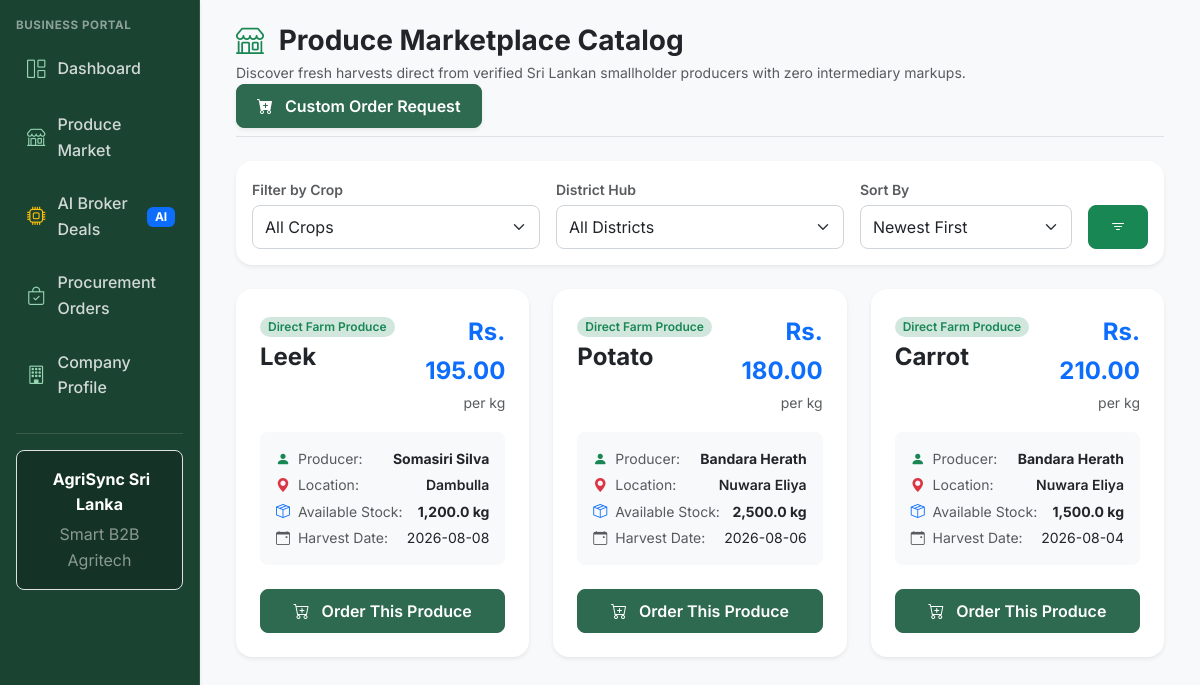
The page /business/browse.php (signed in) on the database its author committed.
### tables this page shows
CREATE TABLE IF NOT EXISTS `harvest_listings` (
  `id` int(11) NOT NULL AUTO_INCREMENT,
  `farmer_id` int(11) NOT NULL,
  `crop_type` varchar(50) NOT NULL,
  `quantity_kg` decimal(10,2) NOT NULL,
  `price_per_kg` decimal(10,2) NOT NULL,
  `harvest_date` date NOT NULL,
  `status` enum('available','matched','sold') NOT NULL DEFAULT 'available',
  `created_at` timestamp NOT NULL DEFAULT CURRENT_TIMESTAMP,
  `updated_at` timestamp NOT NULL DEFAULT CURRENT_TIMESTAMP ON UPDATE CURRENT_TIMESTAMP,
  PRIMARY KEY (`id`),
  KEY `farmer_id_index` (`farmer_id`),
  KEY `crop_type_index` (`crop_type`),
  KEY `status_index` (`status`),
  CONSTRAINT `fk_harvest_farmer` FOREIGN KEY (`farmer_id`) REFERENCES `users` (`id`) ON DELETE CASCADE
);

CREATE TABLE IF NOT EXISTS `users` (
  `id` int(11) NOT NULL AUTO_INCREMENT,
  `name` varchar(100) NOT NULL,
  `email` varchar(150) NOT NULL,
  `password_hash` varchar(255) NOT NULL,
  `role` enum('farmer','business','admin') NOT NULL,
  `phone` varchar(20) DEFAULT NULL,
  `district` varchar(50) DEFAULT NULL,
  `is_active` tinyint(1) NOT NULL DEFAULT 1,
  `created_at` timestamp NOT NULL DEFAULT CURRENT_TIMESTAMP,
  `updated_at` timestamp NOT NULL DEFAULT CURRENT_TIMESTAMP ON UPDATE CURRENT_TIMESTAMP,
  PRIMARY KEY (`id`),
  UNIQUE KEY `email_unique` (`email`),
  KEY `role_index` (`role`),
  KEY `district_index` (`district`)
);

### includes/functions.php (called while the page is built, shortened)
<?php
function sanitize(mixed $input): mixed {
    return htmlspecialchars(trim((string)$input), ENT_QUOTES, 'UTF-8');
}

### business/browse.php (the view, shortened to what this page needs)
<?php
require_once __DIR__ . '/../includes/functions.php';
$sort_by = sanitize($_GET['sort'] ?? 'newest');
$listings = [];
try {
    $db = getDbConnection();
    $sql = "
        SELECT
            h.id, h.crop_type, h.quantity_kg, h.price_per_kg, h.harvest_date, h.status, h.created_at,
            u.id as farmer_id, u.name as farmer_name, u.district as farmer_district, u.phone as farmer_phone
        FROM harvest_listings h
        JOIN users u ON h.farmer_id = u.id
        WHERE h.status = 'available'
    ";
    $params = [];
    if ($sort_by === 'price_asc') {
        $sql .= " ORDER BY h.price_per_kg ASC";
    } elseif ($sort_by === 'price_desc') {
        $sql .= " ORDER BY h.price_per_kg DESC";
    } elseif ($sort_by === 'quantity_desc') {
        $sql .= " ORDER BY h.quantity_kg DESC";
    } else {
        $sql .= " ORDER BY h.id DESC";
    }
    $stmt = $db->prepare($sql);
    $stmt->execute($params);
    $listings = $stmt->fetchAll(PDO::FETCH_ASSOC);
} catch (Throwable $e) {
    error_log("Browse Catalog Error: " . $e->getMessage());
    $error_message = "Unable to load produce listings.";
}
require_once __DIR__ . '/../includes/header.php';
?>
<div class="d-flex" style="min-height: 100vh;">
    <?php require_once __DIR__ . '/../includes/sidebar.php'; ?>
    <div class="flex-grow-1 bg-light p-4 overflow-auto">
        <div class="container-fluid max-w-7xl">
            <div class="d-flex flex-wrap align-items-center justify-content-between mb-4 pb-2 border-bottom">
                <div>
                    <h1 class="h3 fw-bold text-dark mb-1">
                        <i class="bi bi-shop text-success me-2"></i> Produce Marketplace Catalog
                    </h1>
                    <p class="text-muted small mb-0">
                        Discover fresh harvests direct from verified Sri Lankan smallholder producers with zero intermediary markups.
                    </p>
                </div>
                <div class="d-flex gap-2 mt-3 mt-md-0">
                    <a href="place_order.php" class="btn btn-primary rounded-3 d-flex align-items-center shadow-sm">
                        <i class="bi bi-cart-plus-fill me-1"></i> Custom Order Request
                    </a>
                </div>
            </div>
            <div class="card border-0 shadow-sm rounded-4 p-3 mb-4 bg-white">
                <form method="GET" action="browse.php" class="row g-3 align-items-end">
                    <div class="col-12 col-sm-6 col-md-4">
                        <label class="form-label small text-muted mb-1 fw-semibold">Filter by Crop</label>
                        <select name="crop" class="form-select rounded-3">
                            <option value="">All Crops</option>
                        </select>
                    </div>
                    <div class="col-12 col-sm-6 col-md-4">
                        <label class="form-label small text-muted mb-1 fw-semibold">District Hub</label>
                        <select name="district" class="form-select rounded-3">
                            <option value="">All Districts</option>
                        </select>
                    </div>
                    <div class="col-12 col-sm-6 col-md-3">
                        <label class="form-label small text-muted mb-1 fw-semibold">Sort By</label>
                        <select name="sort" class="form-select rounded-3">
                            <option value="newest" <?= $sort_by === 'newest' ? 'selected' : '' ?>>Newest First</option>
                        </select>
                    </div>
                    <div class="col-12 col-sm-6 col-md-1">
                        <button type="submit" class="btn btn-success w-100 rounded-3"><i class="bi bi-filter"></i></button>
                    </div>
                </form>
            </div>
            <div class="row g-4">
                <?php if (empty($listings)): ?>
                    <div class="col-12 text-center py-5">
                        <div class="card border-0 shadow-sm rounded-4 p-5 bg-white">
                            <i class="bi bi-inbox fs-1 text-muted d-block mb-3"></i>
                            <h5 class="fw-bold text-dark">No Available Produce Matches</h5>
                            <p class="text-muted small mb-3">There are no farm listings matching your selected crop or district filters right now.</p>
                            <div>
                                <a href="browse.php" class="btn btn-outline-success rounded-3 me-2">Clear Filters</a>
                                <a href="place_order.php" class="btn btn-primary rounded-3">Place Custom AI Order</a>
                            </div>
                        </div>
                    </div>
                <?php else: ?>
                    <?php foreach ($listings as $item): ?>
                        <div class="col-12 col-sm-6 col-lg-4">
                            <div class="card border-0 shadow-sm rounded-4 h-100 bg-white hover-shadow transition">
                                <div class="card-body p-4 d-flex flex-column">
                                    <div class="d-flex justify-content-between align-items-start mb-3">
                                        <div>
                                            <span class="badge bg-success-subtle text-success rounded-pill px-2 py-1 small fw-semibold">
                                                Direct Farm Produce
                                            </span>
                                            <h4 class="fw-bold text-dark mb-0 mt-1"><?= htmlspecialchars($item['crop_type'], ENT_QUOTES, 'UTF-8') ?></h4>
                                        </div>
                                        <div class="text-end">
                                            <div class="fs-4 fw-bold text-primary">Rs. <?= number_format($item['price_per_kg'], 2) ?></div>
                                            <small class="text-muted">per kg</small>
                                        </div>
                                    </div>
                                    <div class="bg-light p-3 rounded-3 mb-3 small">
                                        <div class="d-flex justify-content-between mb-1">
                                            <span class="text-muted"><i class="bi bi-person-fill text-success me-1"></i> Producer:</span>
                                            <strong class="text-dark"><?= htmlspecialchars($item['farmer_name'], ENT_QUOTES, 'UTF-8') ?></strong>
                                        </div>
                                        <div class="d-flex justify-content-between mb-1">
                                            <span class="text-muted"><i class="bi bi-geo-alt-fill text-danger me-1"></i> Location:</span>
                                            <span class="text-dark fw-semibold"><?= htmlspecialchars($item['farmer_district'], ENT_QUOTES, 'UTF-8') ?></span>
                                        </div>
                                        <div class="d-flex justify-content-between mb-1">
                                            <span class="text-muted"><i class="bi bi-box-seam text-primary me-1"></i> Available Stock:</span>
                                            <span class="text-dark fw-bold"><?= number_format($item['quantity_kg'], 1) ?> kg</span>
                                        </div>
                                        <div class="d-flex justify-content-between">
                                            <span class="text-muted"><i class="bi bi-calendar-event text-muted me-1"></i> Harvest Date:</span>
                                            <span class="text-dark"><?= htmlspecialchars($item['harvest_date'], ENT_QUOTES, 'UTF-8') ?></span>
                                        </div>
                                    </div>
                                    <div class="mt-auto pt-2">
                                        <a href="place_order.php?crop=<?= urlencode($item['crop_type']) ?>&max_price=<?= (float)$item['price_per_kg'] ?>&listing_id=<?= (int)$item['id'] ?>" class="btn btn-primary w-100 rounded-3 py-2 fw-semibold">
                                            <i class="bi bi-cart-plus me-1"></i> Order This Produce
                                        </a>
                                    </div>
                                </div>
                            </div>
                        </div>
                    <?php endforeach; ?>
                <?php endif; ?>
            </div>
        </div>
    </div>
</div>
<?php require_once __DIR__ . '/../includes/footer.php'; ?>

### rows shown on the page
harvest_listings: crop_type "Leek", price_per_kg "195.00", farmer.name "Somasiri Silva", farmer.district "Dambulla", quantity_kg "1,200.0", harvest_date "2026-08-08"
harvest_listings: crop_type "Potato", price_per_kg "180.00", farmer.name "Bandara Herath", farmer.district "Nuwara Eliya", quantity_kg "2,500.0", harvest_date "2026-08-06"
harvest_listings: crop_type "Carrot", price_per_kg "210.00", farmer.name "Bandara Herath", farmer.district "Nuwara Eliya", quantity_kg "1,500.0", harvest_date "2026-08-04"

### other values the page prints
$user_role "BUSINESS"
